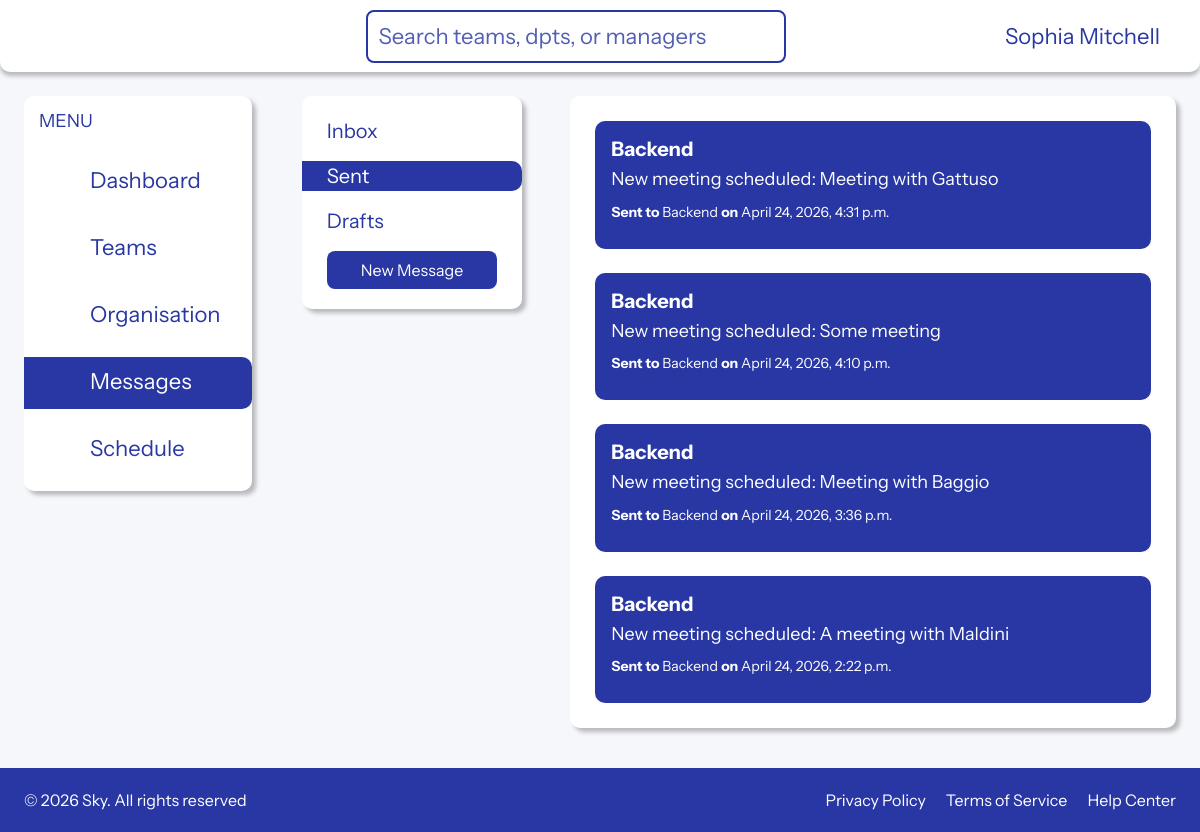
The app's page /messages/sent/ (signed in) with its own data.
### apps/teams/models.py (models this page shows, shortened)
class User(AbstractUser):
    team = models.ForeignKey(
        Team,
        on_delete=models.CASCADE,
        db_column="team_id",
        related_name="users",
        null=True,
        blank=True,
    )
    class Meta:
        db_table = "user"

class Team(models.Model):
    team_id = models.AutoField(primary_key=True)
    team_name = models.TextField(blank=True, null=True)
    team_leader = models.ForeignKey(
        "User",
        on_delete=models.SET_NULL,
        null=True,
        blank=True,
        db_column="team_leader",
        related_name="led_teams",
    )
    department = models.ForeignKey(
        Department,
        on_delete=models.CASCADE,
        db_column="department_id",
        related_name="teams",
    )
    slack_channels = models.TextField(blank=True, null=True)
    daily_standup_time = models.TextField(blank=True, null=True)
    team_wiki = models.TextField(blank=True, null=True)
    development_focus_areas = models.TextField(blank=True, null=True)
    key_skills_technologies = models.TextField(blank=True, null=True)
    downstream_dependency = models.ForeignKey(
        "self",
        on_delete=models.SET_NULL,
        null=True,
        blank=True,
        related_name="upstream_teams",
    )
    class Meta:
        db_table = "team"

### apps/team_messages/models.py (models this page shows, shortened)
class TeamMessage(models.Model):
    message_id = models.AutoField(primary_key=True)
    sender_team = models.ForeignKey(
        "teams.Team",
        on_delete=models.CASCADE,
        related_name="sent_team_messages",
    )
    recipient_team = models.ForeignKey(
        "teams.Team",
        on_delete=models.CASCADE,
        related_name="received_team_messages",
    )
    sent_by = models.ForeignKey(
        settings.AUTH_USER_MODEL,
        on_delete=models.CASCADE,
        related_name="sent_team_messages",
    )
    subject = models.CharField(max_length=200)
    body = models.TextField()
    created_at = models.DateTimeField(auto_now_add=True)
    class Meta:
        db_table = "team_message"
        ordering = ["-created_at"]

### apps/team_messages/views.py (the view)
# urls.py: path("sent/", views.message_sent, name="message-sent"),
@login_required
def message_sent(request):
    if not request.user.team:
        messages.error(request, "You are not assigned to a team.")
        return redirect("team-list")
    current_team = request.user.team
    sent = TeamMessage.objects.select_related(
        "sender_team", "recipient_team", "sent_by"
    ).filter(sender_team=current_team)
    return render(
        request,
        "team_messages/sent.html",
        {
            "current_team": current_team,
            "sent": sent,
        },
    )

### apps/team_messages/templates/team_messages/sent.html (shortened to what this page needs)
{% extends "base.html" %}
{% load static %}
{% block extra_css %}
<link rel="stylesheet" href="{% static 'pages/css/messages.css' %}">
{% endblock %}
{% block content %}
<div class="d-flex flex-row align-items-start">
    {% block sidebarNavigation %}
        {% include "./sidebar_navigation_messages.html" %}
    {% endblock %}
    <div class="messages-layout ps-5">
        <div class="messages-layout-inner rounded-component-design">
            <div class="card border-0">
                {% if sent %}
                <div class="messages-container">
                    {% for msg in sent %}
                    <div class="message-card mb-4">
                        <a href="{% url 'messaging:message-detail' msg.message_id %}">
                            <h3>{{ msg.recipient_team.team_name }}</h3>
                            <h4 class="message-title">{{ msg.subject }}</h4>
                            <div class="message-details">
                                <span><strong>Sent to</strong> {{ msg.recipient_team.team_name }}</span>
                                <span><strong>on</strong> {{ msg.created_at }}</span>
                            </div>
                        </a>
                    </div>
                    {% endfor %}
                </div>
                {% else %}
                    <p class="text-muted mb-0">No incoming messages yet.</p>
                {% endif %}
            </div>
        </div>
    </div>
</div>
{% endblock %}

### templates/header.html (shortened to what this page needs)
<header class="site-header">
    <div class="top-bar">
        <div class="header-inner">
            <div class="header-row">
                <div class="logo-section">
                    {% load svg %}
                </div>
                {% if user.is_authenticated %}
                    <div class="search-bar">
                        <form action="{% url 'team-list' %}" method="get" class="search-bar-form">
                            <input id="search" name="q" type="text" placeholder="Search teams, dpts, or managers" class="search-input">
                                {% load svg %}
                        </form>
                    </div>
                    <div class="profile-section d-flex align-items-center">
                                {% load svg %}
                        <div class="user-section pe-3">
                            {% if user.first_name and user.last_name %}
                                <span class="user-label">{{ user.first_name }} {{ user.last_name }}</span>
                            {% else %}
                                <span class="user-label">{{ user.username }}</span>
                            {% endif %}
                        </div>
                                {% load svg %}
                    </div>
                {% endif %}
            </div>
        </div>
    </div>
</header>

### apps/pages/static/pages/css/messages.css (style rules this page uses)
.messages-layout { width: 100%; }
.messages-layout-inner { padding: 25px; }
.messages-layout-inner .messages-container .message-card { background-color: #2837A3; border-radius: 10px; padding: 15px; border: 1px solid transparent; }
.messages-layout-inner .messages-container .message-card:last-child { margin-bottom: 0 !important; }
.messages-layout-inner .messages-container .message-card a { color: #fff; text-decoration: none; }
.messages-layout-inner .messages-container .message-card a h3 { font-size: 20px; font-weight: bold; }
.messages-layout-inner .messages-container .message-card a h4.message-title { font-size: 18px; font-weight: 400; }
.messages-layout-inner .messages-container .message-card a .message-details { margin-bottom: 10px; }
.messages-layout-inner .messages-container .message-card a .message-details span { font-size: 14px; font-weight: 400; }

### apps/pages/static/pages/css/main.css (style rules this page uses)
html, body { height: 100%; margin: 0; padding: 0; }
.rounded-component-design { background: #FFFFFF; box-shadow: 4px 4px 4px rgba(0, 0, 0, 0.25); border-radius: 10px; }
body.site-body { font-family: "Instrument Sans", Arial, sans-serif; background: #f5f7fb; color: #111827; }
.site-header { width: 100%; background: #ffffff; box-shadow: 0px 4px 4px rgba(0, 0, 0, 0.25); border-radius: 0px 0px 10px 10px; }
.header-inner { width: 100%; max-width: 1920px; margin: 0 auto; padding: 0 24px; }
.header-row { min-height: 72px; display: flex; align-items: center; justify-content: space-between; gap: 24px; }
header.site-header .header-inner .header-row .profile-section .user-section .user-label { color: #2837A3; font-size: 22px; font-weight: 400; }
.logo-section { min-width: 140px; min-height: 40px; display: flex; align-items: center; }
.user-label { font-size: 0.95rem; font-weight: 600; color: #374151; }
.search-bar { display: flex; align-items: center; border: 2px solid #2837a3; border-radius: 8px; padding: 0 10px; max-width: 420px; min-width: 420px; background-color: #fff; }
.search-bar-form { display: flex; width: 100%; align-items: center; }
.search-input { border: none; outline: none; flex-grow: 1; font-size: 22px; color: #2837a3; padding: 8px 0; }
.search-input::placeholder { color: #2837a3; opacity: 0.8; }

### records on screen
User: first_name "Sophia", last_name "Mitchell"
TeamMessage: recipient_team.team_name "Backend", subject "New meeting scheduled: Meeting with Gattuso", created_at "April 24, 2026, 4:31 p.m."
TeamMessage: recipient_team.team_name "Backend", subject "New meeting scheduled: Some meeting", created_at "April 24, 2026, 4:10 p.m."
TeamMessage: recipient_team.team_name "Backend", subject "New meeting scheduled: Meeting with Baggio", created_at "April 24, 2026, 3:36 p.m."
TeamMessage: recipient_team.team_name "Backend", subject "New meeting scheduled: A meeting with Maldini", created_at "April 24, 2026, 2:22 p.m."
